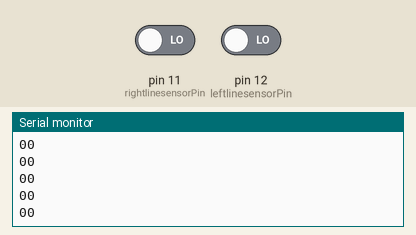
Simulated run of this sketch. Board: Arduino Uno, built with avr-gcc and run on an emulated ATmega328P. Parts: the last lines printed to the serial monitor. The test bench sets the inputs (shaded band); at power-on: pin 11 (rightlinesensorPin) LOW, pin 12 (leftlinesensorPin) LOW.

Above: at 1.2 s.
1.3 s: pin 11 (rightlinesensorPin) driven HIGH
At 1.31 s:
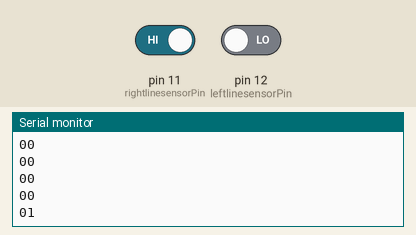
2.8 s: pin 12 (leftlinesensorPin) driven HIGH
At 2.81 s:
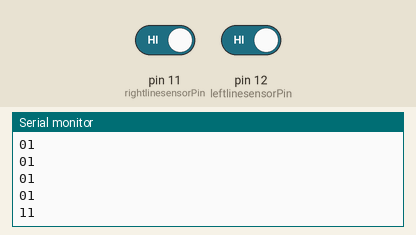
4.3 s: pin 11 (rightlinesensorPin) driven LOW
At 4.31 s:
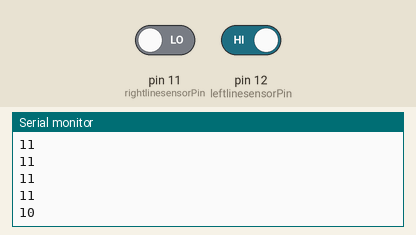
Timing chart, 0 to 7.3 s (numbered marks = the images above; inputs shaded):
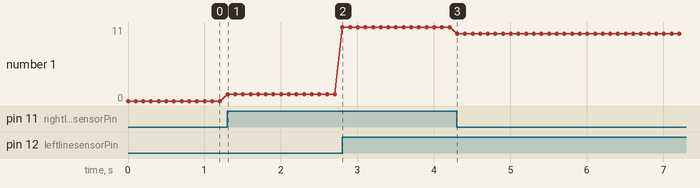

The sketch:

LineSensor.ino
```cpp
int leftlinesensorPin = 12;
int rightlinesensorPin = 11; // Connect sensor to input pin 3
void setup() {
 Serial.begin(9600); // Init the serial port
 pinMode(leftlinesensorPin, INPUT); // declare LED as output
 pinMode(rightlinesensorPin, INPUT); // declare Micro switch as input
}
void loop(){
 int valLeft = digitalRead(leftlinesensorPin); // read left input value
 Serial.print(valLeft);
 int valRight = digitalRead(rightlinesensorPin); // read right input value
 Serial.println(valRight);
 delay(100);
}
```

Measured:
- after the input at 1.3 s, the serial monitor: prints a new line at once (image 1)
- after the input at 2.8 s, the serial monitor: prints a new line at once (image 2)
- after the input at 4.3 s, the serial monitor: prints a new line at once (image 3)
- plotted number 1: 0 → 1 after the input at 1.3 s, 1 → 11 after the input at 2.8 s, 11 → 10 after the input at 4.3 s
